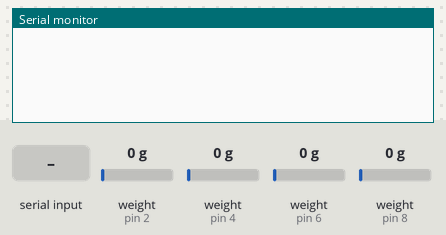
Bench run of a sketch on a simulated Arduino Uno, built with avr-gcc and run on an emulated ATmega328P. Parts: the last lines printed to the serial monitor. Inputs (shaded band) come from the test bench; at power-on: weight on the scale (sensors on pin 2, pin 4, pin 6, pin 8) 0 g.

Above: at 5.2 s.
5.3 s: "r" received over Serial
At 6.8 s:
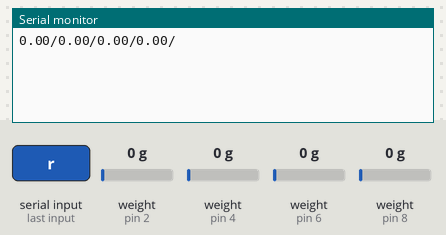
8.3 s: weight on the scale (sensor on pin 2) set to 100 g
At 9.2 s:
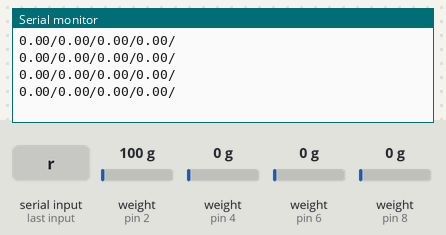
9.8 s: weight on the scale (sensor on pin 4) set to 100 g
At 10.6 s:
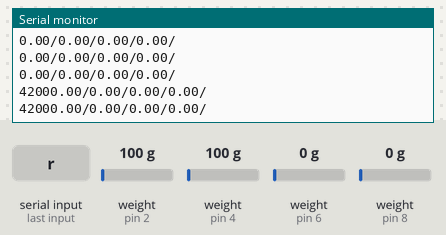
11.3 s: weight on the scale (sensor on pin 6) set to 100 g
At 12.4 s:
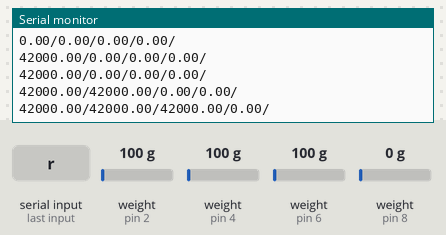
12.8 s: weight on the scale (sensor on pin 8) set to 100 g
At 14.0 s:
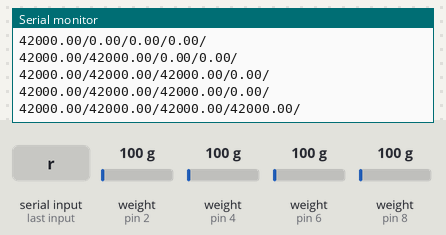
14.3 s: weight on the scale (sensor on pin 2) set to 1250 g
At 15.6 s:
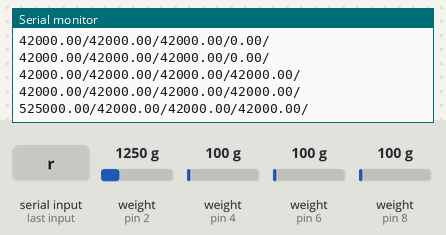
Timing chart, 0 to 16.8 s (numbered marks = the images above; inputs shaded):
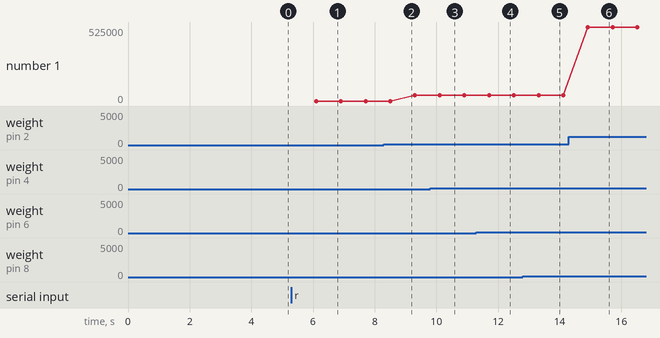

The sketch:

balance.ino
```cpp
//1 Fsd, 2 Fsi, 3 Fid, 4 Fii

// Calibrating the load cell
#include "HX711.h" //de Bogdan Necula

// HX711 circuit wiring
const int LOADCELL0_DOUT_PIN = 2;
const int LOADCELL0_SCK_PIN = 3;
const int LOADCELL1_DOUT_PIN = 4;
const int LOADCELL1_SCK_PIN = 5;
const int LOADCELL2_DOUT_PIN = 6;
const int LOADCELL2_SCK_PIN = 7;
const int LOADCELL3_DOUT_PIN = 8;
const int LOADCELL3_SCK_PIN = 9;
//float xcp = 0 , ycp = 0;
//const float Lx = 45; //es la distancia en el eje X entre los sensores de la Wii Balance Board en centímetros
//const float Ly = 26.5;
HX711 scale0, scale1, scale2, scale3;

volatile float sensor[4];
const float peso_calibracion = 5000;
//const float umbral_x = 9;
//const float umbral_y = 6;
volatile bool isready = false;

int a = 5;

void setup() {
  Serial.begin(9600);
  scale0.begin(LOADCELL0_DOUT_PIN, LOADCELL0_SCK_PIN);
  scale1.begin(LOADCELL1_DOUT_PIN, LOADCELL1_SCK_PIN);
  scale2.begin(LOADCELL2_DOUT_PIN, LOADCELL2_SCK_PIN);
  scale3.begin(LOADCELL3_DOUT_PIN, LOADCELL3_SCK_PIN);

  scale0.set_scale();
  scale1.set_scale();
  scale2.set_scale();
  scale3.set_scale();

  scale0.tare();
  scale1.tare();
  scale2.tare();
  scale3.tare();
}

void loop() {
  if (isready){
    calculo_cdp();
  }
}

//calibration factor will be the (reading)/(known weight)
//long calibration_factor = (reading)/(known_weight);
//6952
void calibracion_inicial(){
  sensor[0] = scale0.get_units(10);
  sensor[1] = scale1.get_units(10);
  sensor[2] = scale2.get_units(10);
  sensor[3] = scale3.get_units(10);
  scale0.set_scale(sensor[0]/peso_calibracion);
  scale1.set_scale(sensor[1]/peso_calibracion);
  scale2.set_scale(sensor[2]/peso_calibracion);
  scale3.set_scale(sensor[3]/peso_calibracion);
}

void calculo_cdp(){
  float Fsd, Fid, Fsi, Fii;
  Fsd = scale0.get_units(2);
  Fsi = scale1.get_units(2);
  Fid = scale2.get_units(2);
  Fii = scale3.get_units(2);
  Serial.println(String(Fsd) + "/" + String(Fsi) + "/" + String(Fid) + "/" + String(Fii) + "/");
}

void serialEvent(){
  while(Serial.available() > 0){
    char dato = Serial.read();
    if (dato == 'c'){
      // Espera el dato desde unity para empezar a calibrar
      if (scale0.is_ready() && scale1.is_ready()&& scale2.is_ready()&& scale3.is_ready()) {
        calibracion_inicial();
        Serial.println("T");
      }
      else{
        Serial.println("F");
      }
    }
    else if (dato == 'r'){
      isready = true;
    }
  }
}
```

Measured:
- after the input at 5.3 s, the serial monitor: prints a new line after 0.80 s (image 1)
- after the input at 11.3 s, the serial monitor: prints a new line after 0.41 s (image 4)
- after the input at 12.8 s, the serial monitor: prints a new line after 0.52 s (image 5)
- after the input at 14.3 s, the serial monitor: prints a new line after 0.62 s (image 6)
- plotted number 1: 0 → 42000 after the input at 8.3 s, 42000 → 525000 after the input at 14.3 s
